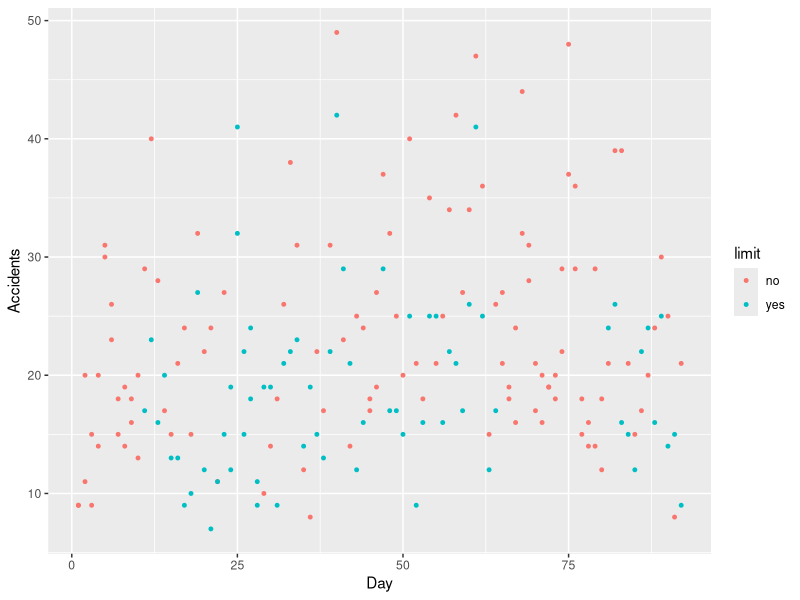
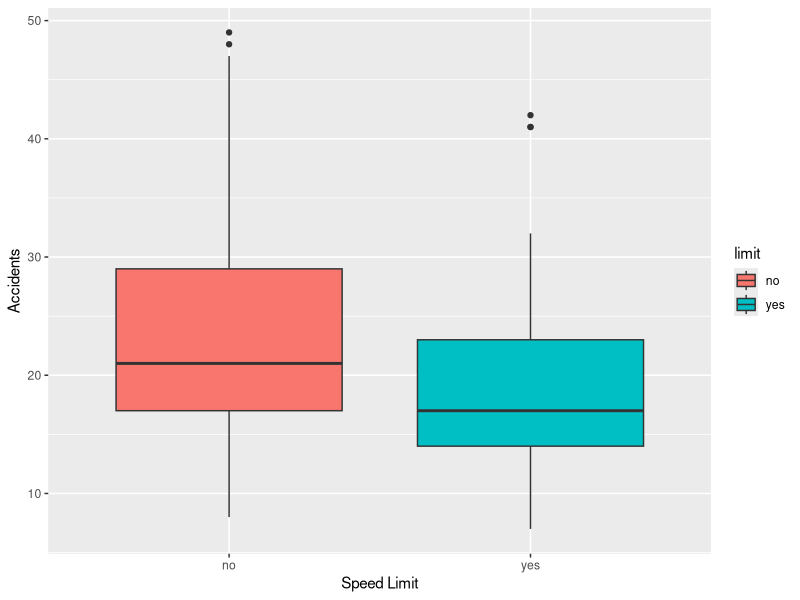

These charts were generated, in order, by the following R code:
library(ggplot2)
library(MASS)
# First I wanted to check out the available datasets
data(package="ggplot2")
data(package = .packages(all.available = TRUE))

# This dataset shows the effect of swedish speed limits on accidents
# I found it quite interesting, as the introduction of a speed limit is a hot topic in germany right now
# and learning something from the scandinavians turned out pretty well in the past
MASS::Traffic

data("Traffic", package="MASS")

# Shows that the dataset is not really big. Only 184 observations
# Taken from two years time, 1961-1962 Probably not the best data to make decision for the present...
summary(Traffic)
str(Traffic)

ggplot(Traffic, aes(x = day, y = y)) +
  geom_point(aes(color = limit), size = 1) +
  labs(y = "Accidents", x = "Day")
# Not quite right yet, Renders day n of 1961 and 1962 on the same x position..

# TBD: Jahr irgendwie auf X Achse noch dazu schreiben


# Above not very insightful. Maybe do simple histogram instead:
ggplot(Traffic, aes(x=limit, y=y, fill=limit)) +
  geom_boxplot() +
  labs(x="Speed Limit", y="Accidents")
